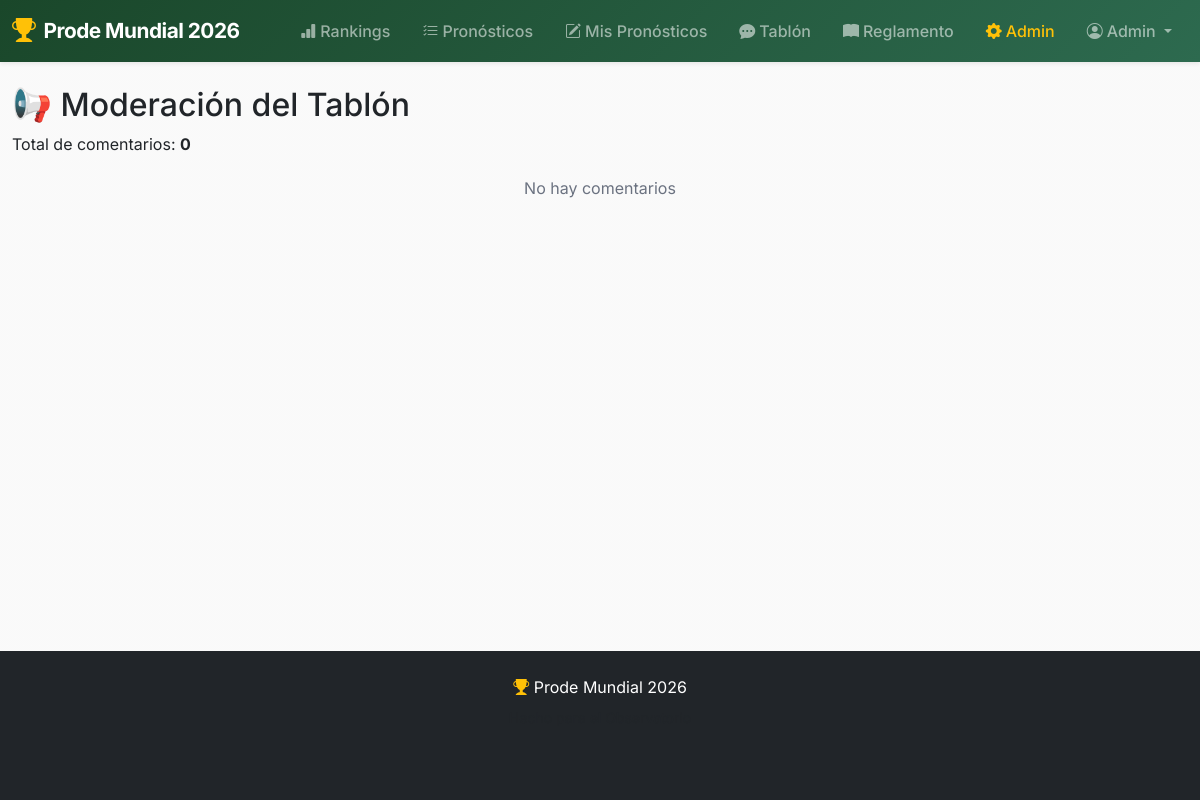
The page /admin/comments (signed in) on the database as committed earlier.
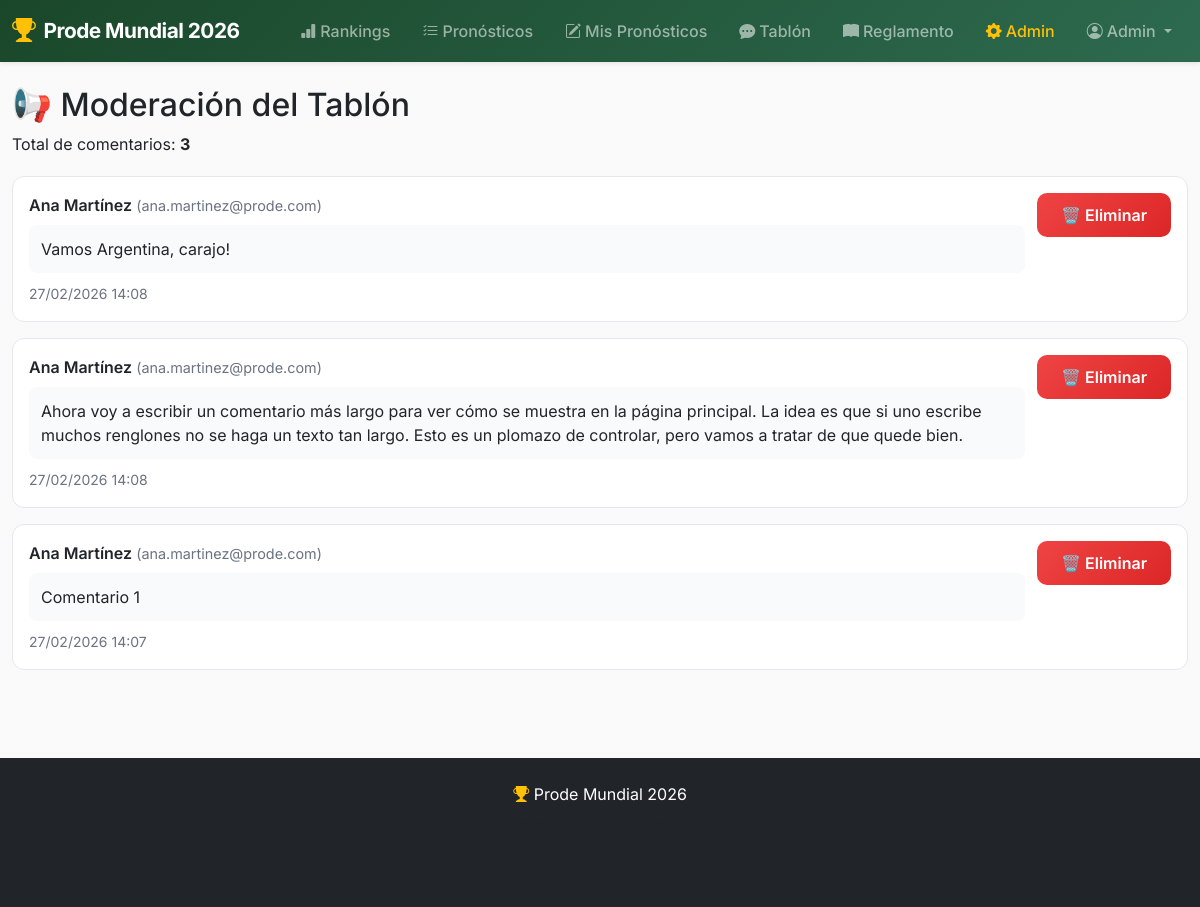
The same page on the database as committed later.
### models.py (models this page shows, shortened)
class User(db.Model, UserMixin):
    __tablename__ = "users"
    id = db.Column(db.Integer, primary_key=True)
    email = db.Column(db.String(120), unique=True, nullable=False)
    name = db.Column(db.String(80), nullable=False)
    password_hash = db.Column(db.String(256), nullable=True)
    is_admin = db.Column(db.Boolean, default=False)
    is_enabled = db.Column(db.Boolean, default=True)
    predictions = db.relationship('Prediction', backref='user', lazy=True)

class Comment(db.Model):
    __tablename__ = 'comment'
    id = db.Column(db.Integer, primary_key=True)
    user_id = db.Column(db.Integer, db.ForeignKey('users.id'), nullable=False)
    content = db.Column(db.Text, nullable=False)
    created_at = db.Column(db.DateTime, default=datetime.utcnow)
    user = db.relationship('User', backref='comments')

### admin/routes.py (the view)
@admin_bp.route('/comments')
@login_required
@admin_required
def manage_comments():
    comments = Comment.query.order_by(Comment.created_at.desc()).all()
    return render_template('admin/comments.html', comments=comments)

### app.py (called while the page is built)
@login_manager.user_loader
def load_user(user_id):
    return User.query.get(int(user_id))

@app.context_processor
def inject_user():
    return {'current_user': current_user}

### templates/admin/comments.html (shortened to what this page needs)
{% extends "base.html" %}
{% block content %}
<h2>📢 Moderación del Tablón</h2>
<p style="margin-bottom: 20px;">Total de comentarios: <strong>{{ comments|length }}</strong></p>
{% if comments %}
    {% for comment in comments %}
    <div style="background: white; border: 1px solid #e5e7eb; border-radius: 12px; padding: 16px; margin-bottom: 16px;">
        <div style="display: flex; justify-content: space-between; align-items: start;">
            <div style="flex: 1;">
                <p style="margin: 0 0 8px; font-weight: 600;">{{ comment.user.name }}
                    <span style="color: #6b7280; font-weight: normal; font-size: 0.9em;">({{ comment.user.email }})</span>
                </p>
                <p style="margin: 0 0 8px; color: var(--text); line-height: 1.5; background: #f9fafb; padding: 12px; border-radius: 8px;">
                    {{ comment.content }}
                </p>
                <small style="color: #6b7280;">{{ comment.created_at.strftime('%d/%m/%Y %H:%M') }}</small>
            </div>
            <form method="POST" action="{{ url_for('admin.delete_comment', comment_id=comment.id) }}"
                  style="display: inline;"
                  onsubmit="return confirm('¿Eliminar este comentario?');">
                <button type="submit" class="btn btn-danger" style="margin-left: 12px;">🗑️ Eliminar</button>
            </form>
        </div>
    </div>
    {% endfor %}
{% else %}
    <p style="text-align: center; color: #6b7280;">No hay comentarios</p>
{% endif %}
{% endblock %}

### templates/base.html (shortened to what this page needs)
<!DOCTYPE html>
<html lang="es">
<head>
    <link href="https://cdn.jsdelivr.net/npm/bootstrap@5.3.2/dist/css/bootstrap.min.css" rel="stylesheet">
    <link rel="stylesheet" href="https://cdn.jsdelivr.net/npm/bootstrap-icons@1.11.3/font/bootstrap-icons.min.css">
    <link rel="stylesheet" href="{{ url_for('static', filename='css/site.css') }}?v=7">
</head>
<body>
    <nav class="navbar navbar-expand-lg navbar-dark bg-dark sticky-top shadow-sm">
        <div class="container-fluid">
            <a class="navbar-brand fw-bold d-flex align-items-center" href="{{ url_for('main.index') }}">
                <i class="bi bi-trophy-fill text-warning me-2 fs-4"></i>
                <span>Prode Mundial 2026</span>
            </a>
            <div class="collapse navbar-collapse" id="navbarNav">
                <ul class="navbar-nav ms-auto">
                    <li class="nav-item">
                        <a class="nav-link" href="{{ url_for('main.rankings') }}">
                            <i class="bi bi-bar-chart-fill me-1"></i>Rankings
                        </a>
                    </li>
                    <li class="nav-item">
                        <a class="nav-link" href="{{ url_for('main.all_predictions') }}">
                            <i class="bi bi-list-check me-1"></i>Pronósticos
                        </a>
                    </li>
                    {% if current_user.is_authenticated %}
                        <li class="nav-item">
                            <a class="nav-link" href="{{ url_for('main.predictions') }}">
                                <i class="bi bi-pencil-square me-1"></i>Mis Pronósticos
                            </a>
                        </li>
                    {% endif %}
                    <li class="nav-item">
                        <a class="nav-link" href="{{ url_for('main.tablon') }}">
                            <i class="bi bi-chat-dots-fill me-1"></i>Tablón
                        </a>
                    </li>
                    <li class="nav-item">
                        <a class="nav-link" href="{{ url_for('main.reglamento') }}">
                            <i class="bi bi-book-fill me-1"></i>Reglamento
                        </a>
                    </li>
                    {% if current_user.is_authenticated %}
                        {% if current_user.is_admin %}
                            <li class="nav-item">
                                <a class="nav-link text-warning" href="{{ url_for('admin.dashboard') }}">
                                    <i class="bi bi-gear-fill me-1"></i>Admin
                                </a>
                            </li>
                        {% endif %}
                        <li class="nav-item dropdown">
                            <a class="nav-link dropdown-toggle" href="#" role="button" data-bs-toggle="dropdown">
                                <i class="bi bi-person-circle me-1"></i>{{ current_user.name }}
                            </a>
                        </li>
                    {% endif %}
                </ul>
            </div>
        </div>
    </nav>
    <div class="container my-4">
        {% block content %}{% endblock %}
    </div>
    <footer class="bg-dark text-white py-4 mt-5">
        <div class="container text-center">
            <p class="mb-2"><i class="bi bi-trophy-fill text-warning"></i> Prode Mundial 2026</p>
            <p class="text-muted small mb-0">Hecho para el Observatorio</p>
        </div>
    </footer>
</body>
</html>

### static/css/site.css (style rules this page uses)
:root { --primary-color: #1a472a; --secondary-color: #ffd700; --accent-color: #e63946; --dark-color: #212529; --light-color: #f8f9fa; --gradient-primary: linear-gradient(135deg, #1a472a 0%, #2d6a4f 100%); --gradient-hero: linear-gradient(135deg, #667eea 0%, #764ba2 100%); --gradient-gold: linear-gradient(135deg, #ffd700 0%, #ffed4e 100%); }
* { box-sizing: border-box; }
body { margin: 0; font-family: 'Inter', -apple-system, BlinkMacSystemFont, "Segoe UI", Roboto, sans-serif; background: linear-gradient(rgba(245, 245, 245, 0.55), rgba(245, 245, 245, 0.55)), url('../images/backgrounds/foto2.jpg'); background-size: cover; background-position: center; background-attachment: fixed; background-repeat: no-repeat; color: #212529; min-height: 100vh; display: flex; flex-direction: column; }
.navbar-dark { background: linear-gradient(135deg, #1a472a 0%, #2d6a4f 100%) !important; }
.navbar-brand { font-size: 1.3rem; letter-spacing: -0.5px; }
.nav-link { font-weight: 500; transition: all 0.3s ease; border-radius: 6px; padding: 0.5rem 1rem !important; }
.container { flex: 1; max-width: 1200px; margin-bottom: 3rem; }
.btn { border-radius: 10px; font-weight: 600; padding: 0.6rem 1.5rem; transition: all 0.3s ease; border: none; }
.btn-danger { background: linear-gradient(135deg, #ef4444 0%, #dc2626 100%); }
footer { margin-top: auto; background: #212529 !important; }
h1, h2, h3 { color: var(--text); }

Rows that differ between the two databases and show on the page:
added Comment: user.name "Ana Martínez", user.email "ana.martinez@prode.com", content "Vamos Argentina, carajo!", created_at "27/02/2026 14:08"
added Comment: user.name "Ana Martínez", user.email "ana.martinez@prode.com", content "Ahora voy a escribir un comentario más largo para ver cómo se muestra en la página principal. La idea es que si uno escribe muchos renglones no se haga un texto tan largo. Esto es un plomazo de controlar, pero vamos a tratar de que quede bien.", created_at "27/02/2026 14:08"
added Comment: user.name "Ana Martínez", user.email "ana.martinez@prode.com", content "Comentario 1", created_at "27/02/2026 14:07"
Other text that changed with them:
{{ comments|length }}: "0" → "3"
text no longer shown: "No hay comentarios"
